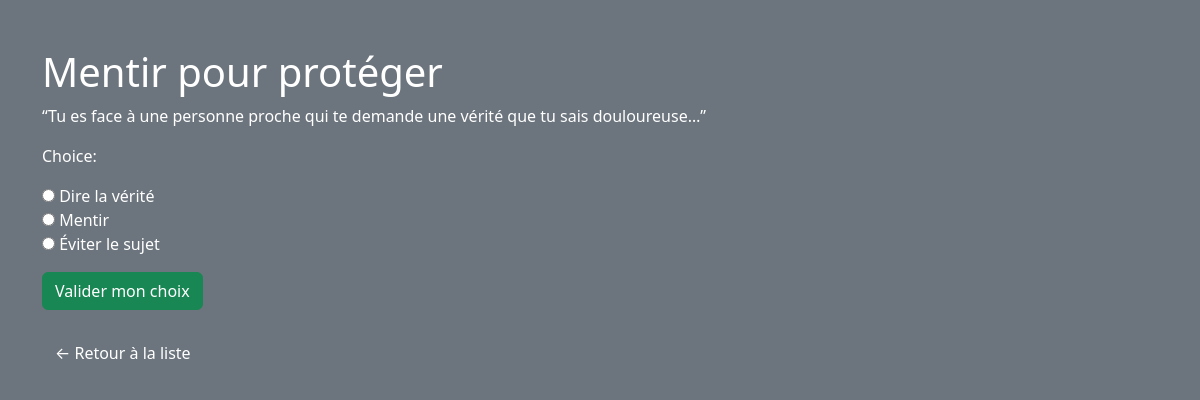
The app's page /scenarios/4/ with its own data.
### scenarios/models.py (models this page shows, shortened)
class Scenario(models.Model):
    title = models.CharField(max_length=255)
    description = models.TextField()
    choices = models.JSONField()
    consequences = models.JSONField()
    ethical_scores = models.JSONField()
    selected_choice = models.CharField(max_length=255, blank=True, null=True)

### scenarios/views.py (the view)
# urls.py: path('scenarios/<int:pk>/', views.scenario_detail, name='scenario_detail'),
def scenario_detail(request, pk):
    scenario = get_object_or_404(Scenario, pk=pk)
    choices = [(c, c) for c in scenario.choices]
    if request.method == 'POST':
        form = VoteForm(request.POST)
        form.fields['choice'].choices = choices
        if form.is_valid():
            selected = form.cleaned_data['choice']
            scenario.selected_choice = selected
            scenario.save()
            score = scenario.ethical_scores.get(selected)
            consequence = scenario.consequences.get(selected)
            graphic = generate_gauge(score)
            if score < 34:
                moral_zone = "🔴 Choix égoïste ou risqué"
            elif score < 67:
                moral_zone = "🟠 Choix nuancé ou pragmatique"
            else:
                moral_zone = "🟢 Choix altruiste ou responsable"
            return render(request, 'scenarios/result.html', {
                'scenario': scenario,
                'choice': selected,
                'score': score,
                'consequence': consequence,
                'graphic': graphic,
                'moral_zone': moral_zone
            })
        return render(request, 'scenarios/scenario_detail.html', {
    'scenario': scenario,
    'form': form
})
    else:
        form = VoteForm()
        form.fields['choice'].choices = choices
    return render(request, 'scenarios/scenario_detail.html', {
        'scenario': scenario,
        'form': form
    })

### scenarios/forms.py
class VoteForm(forms.Form):
    choice = forms.ChoiceField(widget=forms.RadioSelect)

### scenarios/templates/scenarios/scenario_detail.html (shortened to what this page needs)
{% load custom_filters %}
<!DOCTYPE html>
<html lang="fr">
<head>
    <link href="https://cdn.jsdelivr.net/npm/bootstrap@5.3.3/dist/css/bootstrap.min.css" rel="stylesheet">
</head>
<body class="bg-secondary text-white">
<div class="container py-5">
    <h1>{{ scenario.title }}</h1>
    <p>{{ scenario.description }}</p>
    <form method="post">
        {{ form.as_p }}
        <button type="submit" class="btn btn-success">Valider mon choix</button>
    </form>
    <a href="/" class="btn btn-secondary mt-4">← Retour à la liste</a>
</div>
</body>
</html>

### records on screen
Scenario: title "Mentir pour protéger", description "“Tu es face à une personne proche qui te demande une vérité que tu sais douloureuse…”"
